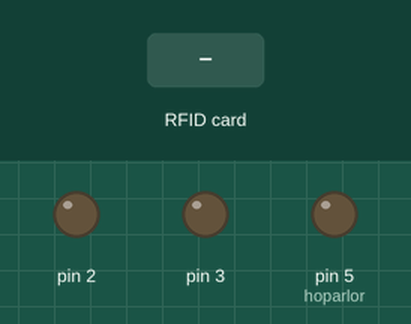
The sketch below on a simulated Arduino Uno, built with avr-gcc and run on an emulated ATmega328P. On the bench: output pins drawn as LEDs (lit = HIGH). Inputs (shaded band) come from the test bench. Pins used as bus, display or sensor lines are not drawn.

Above: at 1.2 s.
1.3 s: RFID card 5E 7A 19 C4 held to the reader
At 2.3 s:
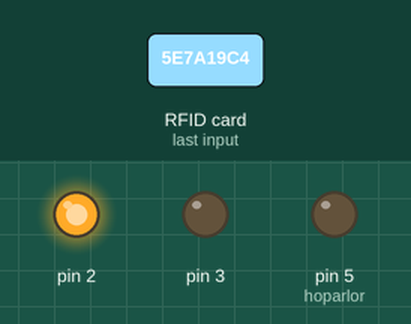
Timing chart, 0 to 4.3 s (numbered marks = the images above; inputs shaded):
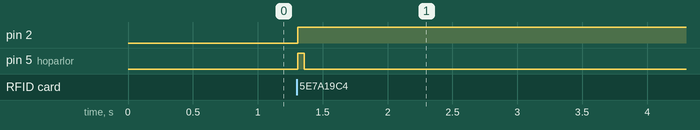

The sketch:

rfid_kartli_gecis_uygulamas_.ino
```cpp
#include <SPI.h>
#include <RFID.h>
RFID rfid(10,9);
const int hoparlor = 5;

void setup() {
  SPI.begin();
  rfid.init();
  pinMode(hoparlor, OUTPUT);
  digitalWrite(hoparlor, LOW);
  pinMode(3, OUTPUT);
  pinMode(2, OUTPUT);
  digitalWrite(2, LOW);
  digitalWrite(3, LOW);
}
byte kartim[5] = {0xA3,0xF7,0xF5,0xF7,0x56}; // YETKİLİ KART NO Kart Tanıtma Kısmından alınacak

void loop() {
  boolean gecerlikart = true;

  if(rfid.isCard())
  {
    if(rfid.readCardSerial())
    {
      Serial.print("Kart ID: ");
      Serial.print(rfid.serNum[0],HEX);
      Serial.print(rfid.serNum[1],HEX);
      Serial.print(rfid.serNum[2],HEX);
      Serial.print(rfid.serNum[3],HEX);
      Serial.println(rfid.serNum[4],HEX);
    }
    for(int i=0; i<5; i++)
    {
      if(rfid.serNum[i] != kartim[i]) // YETKİLİ KART İLE KARŞILAŞTIRMA
      {
        gecerlikart = false; // YETKİSİZ KART İSE DEĞİŞKENİ FALSE YAP
      }
    }
    if(gecerlikart==true) // YETKİLİ KART İSE AŞAĞIDAKİLERİ GERÇEKLEŞTİR
    {
      digitalWrite(3, HIGH);
      digitalWrite(2, LOW);
      delay(3000);
      digitalWrite(2, LOW);
     }
    else // YETKİSİZ KART İSE (YETKİLİ KARTTAN FARKLI İSE) AŞAĞIDAKİLERİ GERÇEKLEŞTİR
    {
      digitalWrite(2, HIGH);
      digitalWrite(3, LOW);
      digitalWrite(hoparlor,HIGH);
      delay(50);
      digitalWrite(hoparlor,LOW);
     }
    rfid.halt();
  }
}
```

Measured:
- after the input at 1.3 s, pin 2: LOW → HIGH at once; pin 5 (hoparlor): LOW → HIGH at once, → LOW 0.05 s later
